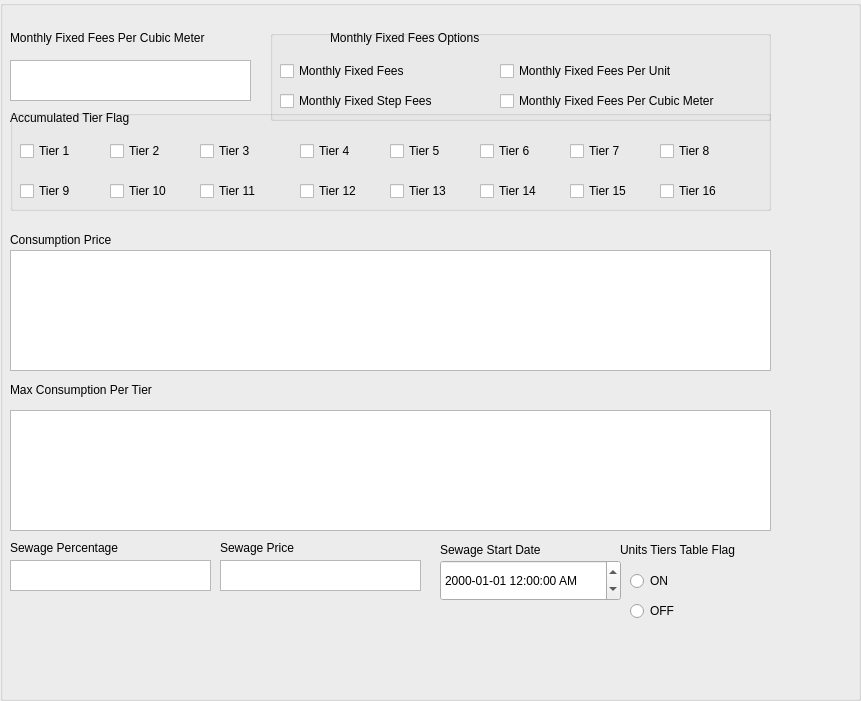
           <widget class="QGroupBox" name="Accumulated_Group_12">
            <property name="geometry">
             <rect>
              <x>10</x>
              <y>290</y>
              <width>861</width>
              <height>701</height>
             </rect>
            </property>
            <property name="title">
             <string/>
            </property>
            <widget class="QLabel" name="L_Accumulated_Tier_Flag_12">
             <property name="geometry">
              <rect>
               <x>10</x>
               <y>110</y>
               <width>141</width>
               <height>16</height>
              </rect>
             </property>
             <property name="text">
              <string>Accumulated Tier Flag</string>
             </property>
            </widget>
            <widget class="QTableWidget" name="table_Consumption_Price_12">
             <property name="geometry">
              <rect>
               <x>10</x>
               <y>250</y>
               <width>761</width>
               <height>121</height>
              </rect>
             </property>
            </widget>
            <widget class="QTableWidget" name="table_Max_Consumption_Per_Tier_12">
             <property name="geometry">
              <rect>
               <x>10</x>
               <y>410</y>
               <width>761</width>
               <height>121</height>
              </rect>
             </property>
            </widget>
            <widget class="QLabel" name="L_Consumption_Price_12">
             <property name="geometry">
              <rect>
               <x>10</x>
               <y>230</y>
               <width>151</width>
               <height>20</height>
              </rect>
             </property>
             <property name="text">
              <string>Consumption Price</string>
             </property>
            </widget>
            <widget class="QLabel" name="L_Max_Consumption_Per_Tier_12">
             <property name="geometry">
              <rect>
               <x>10</x>
               <y>380</y>
               <width>191</width>
               <height>20</height>
              </rect>
             </property>
             <property name="text">
              <string>Max Consumption Per Tier</string>
             </property>
            </widget>
            <widget class="QDateEdit" name="DE_Sewage_Start_Date_12">
             <property name="geometry">
              <rect>
               <x>440</x>
               <y>560</y>
               <width>181</width>
               <height>41</height>
              </rect>
             </property>
             <property name="displayFormat">
              <string>yyyy-MM-dd hh:mm:ss AP</string>
             </property>
            </widget>
            <widget class="QLabel" name="L_Sewage_Percentage_12">
             <property name="geometry">
              <rect>
               <x>10</x>
               <y>540</y>
               <width>151</width>
               <height>16</height>
              </rect>
             </property>
             <property name="text">
              <string>Sewage Percentage</string>
             </property>
            </widget>
            <widget class="QLabel" name="L_Sewage_Price_12">
             <property name="geometry">
              <rect>
               <x>220</x>
               <y>540</y>
               <width>201</width>
               <height>16</height>
              </rect>
             </property>
             <property name="text">
              <string>Sewage Price</string>
             </property>
            </widget>
            <widget class="QLabel" name="L_Sewage_Start_Date_12">
             <property name="geometry">
              <rect>
               <x>440</x>
               <y>540</y>
               <width>231</width>
               <height>20</height>
              </rect>
             </property>
             <property name="text">
              <string>Sewage Start Date</string>
             </property>
            </widget>
            <widget class="QLabel" name="L_Month_Fixed_Fees_Per_Unit_13">
             <property name="geometry">
              <rect>
               <x>620</x>
               <y>540</y>
               <width>141</width>
               <height>20</height>
              </rect>
             </property>
             <property name="text">
              <string>Units Tiers Table Flag</string>
             </property>
            </widget>
            <widget class="QRadioButton" name="radioB_Unit_Tiers_Table_flag_off_12">
             <property name="geometry">
              <rect>
               <x>630</x>
               <y>600</y>
               <width>97</width>
               <height>22</height>
              </rect>
             </property>
             <property name="text">
              <string>OFF</string>
             </property>
            </widget>
            <widget class="QRadioButton" name="radioB_Unit_Tiers_Table_flag_on_12">
             <property name="geometry">
              <rect>
               <x>630</x>
               <y>570</y>
               <width>97</width>
               <height>22</height>
              </rect>
             </property>
             <property name="text">
              <string>ON</string>
             </property>
            </widget>
            <widget class="QTextEdit" name="T_Sewage_Price_12">
             <property name="geometry">
              <rect>
               <x>220</x>
               <y>560</y>
               <width>201</width>
               <height>31</height>
              </rect>
             </property>
            </widget>
            <widget class="QTextEdit" name="T_Sewage_Percentage_12">
             <property name="geometry">
              <rect>
               <x>10</x>
               <y>560</y>
               <width>201</width>
               <height>31</height>
              </rect>
             </property>
            </widget>
            <widget class="QLabel" name="L_Month_Fixed_Fees_per_cubic_meter_12">
             <property name="geometry">
              <rect>
               <x>10</x>
               <y>30</y>
               <width>251</width>
               <height>16</height>
              </rect>
             </property>
             <property name="text">
              <string>Monthly Fixed Fees Per Cubic Meter</string>
             </property>
            </widget>
            <widget class="QLabel" name="L_Month_Fixed_Fees_Options_12">
             <property name="geometry">
              <rect>
               <x>330</x>
               <y>30</y>
               <width>441</width>
               <height>16</height>
              </rect>
             </property>
             <property name="text">
              <string>Monthly Fixed Fees Options</string>
             </property>
            </widget>
            <widget class="QTextEdit" name="T_Month_Fixed_Fees_per_cubic_meter_12">
             <property name="geometry">
              <rect>
               <x>10</x>
               <y>60</y>
               <width>241</width>
               <height>41</height>
              </rect>
             </property>
            </widget>
            <widget class="QGroupBox" name="Month_Fixed_Fees_Options_group_12">
             <property name="geometry">
              <rect>
               <x>270</x>
               <y>30</y>
               <width>501</width>
               <height>91</height>
              </rect>
             </property>
             <property name="title">
              <string/>
             </property>
             <widget class="QCheckBox" name="Month_Fixed_Fees_per_Unit_ChBox_12">
              <property name="geometry">
               <rect>
                <x>230</x>
                <y>30</y>
                <width>261</width>
                <height>22</height>
               </rect>
              </property>
              <property name="text">
               <string>Monthly Fixed Fees Per Unit</string>
              </property>
             </widget>
             <widget class="QCheckBox" name="Month_Fixed_Fees_per_Cubic_Meter_ChBox_12">
              <property name="geometry">
               <rect>
                <x>230</x>
                <y>60</y>
                <width>261</width>
                <height>22</height>
               </rect>
              </property>
              <property name="text">
               <string>Monthly Fixed Fees Per Cubic Meter</string>
              </property>
             </widget>
             <widget class="QCheckBox" name="Month_Fixed_Fees_Chbox_12">
              <property name="geometry">
               <rect>
                <x>10</x>
                <y>30</y>
                <width>151</width>
                <height>22</height>
               </rect>
              </property>
              <property name="text">
               <string>Monthly Fixed Fees</string>
              </property>
             </widget>
             <widget class="QCheckBox" name="Month_Fixed_Steps_ChBox_12">
              <property name="geometry">
               <rect>
                <x>10</x>
                <y>60</y>
                <width>191</width>
                <height>22</height>
               </rect>
              </property>
              <property name="text">
               <string>Monthly Fixed Step Fees</string>
              </property>
             </widget>
            </widget>
            <widget class="QGroupBox" name="Accumulated_Tier_Flag_group_12">
             <property name="geometry">
              <rect>
               <x>10</x>
               <y>110</y>
               <width>761</width>
               <height>101</height>
              </rect>
             </property>
             <property name="title">
              <string/>
             </property>
             <widget class="QCheckBox" name="Tier_chBox14_12">
              <property name="geometry">
               <rect>
                <x>470</x>
                <y>70</y>
                <width>83</width>
                <height>22</height>
               </rect>
              </property>
              <property name="text">
               <string>Tier 14</string>
              </property>
             </widget>
             <widget class="QCheckBox" name="Tier_chBox12_12">
              <property name="geometry">
               <rect>
                <x>290</x>
                <y>70</y>
                <width>83</width>
                <height>22</height>
               </rect>
              </property>
              <property name="text">
               <string>Tier 12</string>
              </property>
             </widget>
             <widget class="QCheckBox" name="Tier_chBox6_12">
              <property name="geometry">
               <rect>
                <x>470</x>
                <y>30</y>
                <width>83</width>
                <height>22</height>
               </rect>
              </property>
              <property name="text">
               <string>Tier 6</string>
              </property>
             </widget>
             <widget class="QCheckBox" name="Tier_chBox15_12">
              <property name="geometry">
               <rect>
                <x>560</x>
                <y>70</y>
                <width>83</width>
                <height>22</height>
               </rect>
              </property>
              <property name="text">
               <string>Tier 15</string>
              </property>
             </widget>
             <widget class="QCheckBox" name="Tier_chBox13_12">
              <property name="geometry">
               <rect>
                <x>380</x>
                <y>70</y>
                <width>83</width>
                <height>22</height>
               </rect>
              </property>
              <property name="text">
               <string>Tier 13</string>
              </property>
             </widget>
             <widget class="QCheckBox" name="Tier_chBox4_12">
              <property name="geometry">
               <rect>
                <x>290</x>
                <y>30</y>
                <width>83</width>
                <height>22</height>
               </rect>
              </property>
              <property name="text">
               <string>Tier 4</string>
              </property>
             </widget>
             <widget class="QCheckBox" name="Tier_chBox10_12">
              <property name="geometry">
               <rect>
                <x>100</x>
                <y>70</y>
                <width>83</width>
                <height>22</height>
               </rect>
              </property>
              <property name="text">
               <string>Tier 10</string>
              </property>
             </widget>
             <widget class="QCheckBox" name="Tier_chBox7_12">
              <property name="geometry">
               <rect>
                <x>560</x>
                <y>30</y>
                <width>83</width>
                <height>22</height>
               </rect>
              </property>
              <property name="text">
               <string>Tier 7</string>
              </property>
             </widget>
             <widget class="QCheckBox" name="Tier_chBox3_12">
              <property name="geometry">
               <rect>
                <x>190</x>
                <y>30</y>
                <width>83</width>
                <height>22</height>
               </rect>
              </property>
              <property name="text">
               <string>Tier 3</string>
              </property>
             </widget>
             <widget class="QCheckBox" name="Tier_chBox11_12">
              <property name="geometry">
               <rect>
                <x>190</x>
                <y>70</y>
                <width>83</width>
                <height>22</height>
               </rect>
              </property>
              <property name="text">
               <string>Tier 11</string>
              </property>
             </widget>
             <widget class="QCheckBox" name="Tier_chBox9_12">
              <property name="geometry">
               <rect>
                <x>10</x>
                <y>70</y>
                <width>83</width>
                <height>22</height>
               </rect>
              </property>
              <property name="text">
               <string>Tier 9</string>
              </property>
             </widget>
             <widget class="QCheckBox" name="Tier_chBox5_12">
              <property name="geometry">
               <rect>
                <x>380</x>
                <y>30</y>
                <width>83</width>
                <height>22</height>
               </rect>
              </property>
              <property name="text">
               <string>Tier 5</string>
              </property>
             </widget>
             <widget class="QCheckBox" name="Tier_chBox16_12">
              <property name="geometry">
               <rect>
                <x>650</x>
                <y>70</y>
                <width>83</width>
                <height>22</height>
               </rect>
              </property>
              <property name="text">
               <string>Tier 16</string>
              </property>
             </widget>
             <widget class="QCheckBox" name="Tier_chBox1_12">
              <property name="geometry">
               <rect>
                <x>10</x>
                <y>30</y>
                <width>83</width>
                <height>22</height>
               </rect>
              </property>
              <property name="text">
               <string>Tier 1</string>
              </property>
             </widget>
             <widget class="QCheckBox" name="Tier_chBox2_12">
              <property name="geometry">
               <rect>
                <x>100</x>
                <y>30</y>
                <width>83</width>
                <height>22</height>
               </rect>
              </property>
              <property name="text">
               <string>Tier 2</string>
              </property>
             </widget>
             <widget class="QCheckBox" name="Tier_chBox8_12">
              <property name="geometry">
               <rect>
                <x>650</x>
                <y>30</y>
                <width>83</width>
                <height>22</height>
               </rect>
              </property>
              <property name="text">
               <string>Tier 8</string>
              </property>
             </widget>
            </widget>
           </widget>
